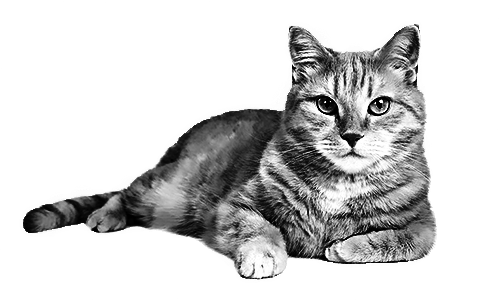
%> input picture facephase/P002/equalized/SHINEd_a11.tif, 500 x 300 px; its folder holds only this picture in this run
$ octave rect_space_scramble.m   (GNU Octave 9; MATLAB toolbox functions it lacks are replaced by stand-ins)
%> lines starting %> are read from the running program, lines starting %| are printed output that depends on the picture
images = dir('equalized\*.tif');
N = length(images);

for i = 1 : N
    filename = images(i).name;
    img = imread(['equalized\' filename]);
%> img is the input picture: size 300x500 uint8; min 0, max 255, mean 207.4

%     fore_ind = find(img~=255);
    fore_ind = length(img(:));
%> fore_ind = 150000
%     new_ind = fore_ind(randperm(length(fore_ind)));

    new_ind = randperm(fore_ind);
%     img(fore_ind) = img(new_ind);

    new_img = img;
    new_img(:) = img(new_ind);
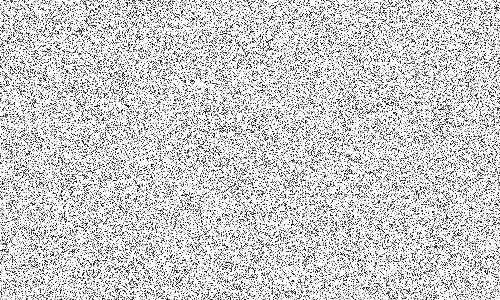
%> new_img: size 300x500 uint8; min 0, max 255, mean 207.4; mean of the top-left, top-right, bottom-left and bottom-right quarters 207, 207.6, 207.4, 207.7
    new_img = imresize(new_img, 0.6375);
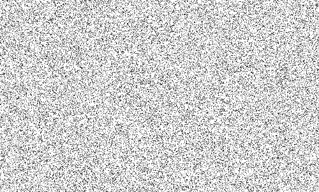
%> new_img: size 192x319 uint8; min 32, max 255, mean 206.9
    img(:) = 255;
%> img: size 300x500 uint8; every value is 255

    [r, c] = size(new_img);
%> r = 192; c = 319
    r_offset = floor((360 - r) / 2);
%> r_offset = 84
    c_offset = floor((600 - c) / 2);
%> c_offset = 140

    img(r_offset + 1 : r_offset + r, c_offset + 1 : c_offset + c) = new_img;
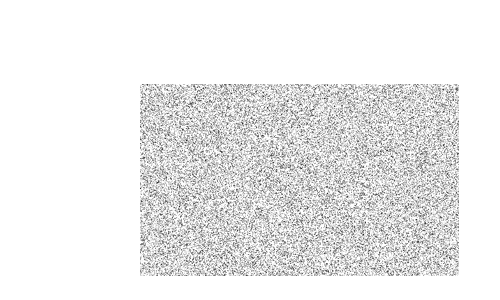
%> img: size 300x500 uint8; min 32, max 255, mean 235.3

    imwrite(img, ['rect_scrambled\space_scrambled\' filename]);
end

$ run again, on facephase/P002/equalized/SHINEd_u4.tif
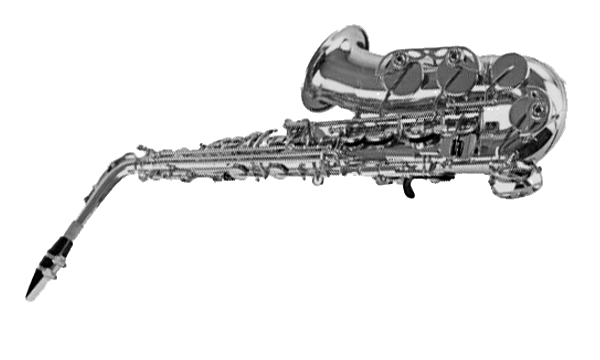
%> input picture facephase/P002/equalized/SHINEd_u4.tif, 600 x 360 px
%> img is the input picture: size 360x600 uint8; min 0, max 255, mean 227.7
%> fore_ind = 216000
%> `new_img = imresize(new_img, 0.6375);`:
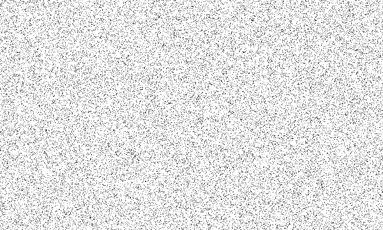
%> new_img: size 230x383 uint8; min 49, max 255, mean 226.7
%> `img(r_offset + 1 : r_offset + r, c_offset + 1 : c_offset + c) = new_img;`:
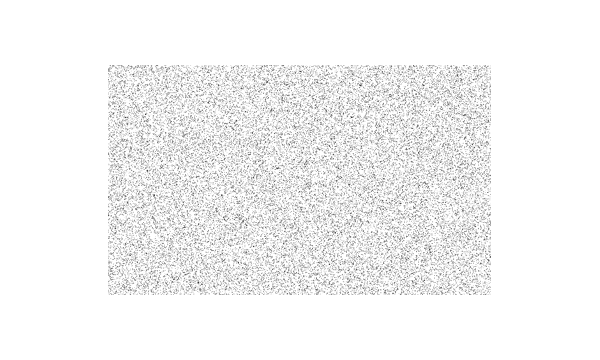
%> img: size 360x600 uint8; min 49, max 255, mean 243.5

$ run again, on facephase/P002/equalized/SHINEd_m7.tif
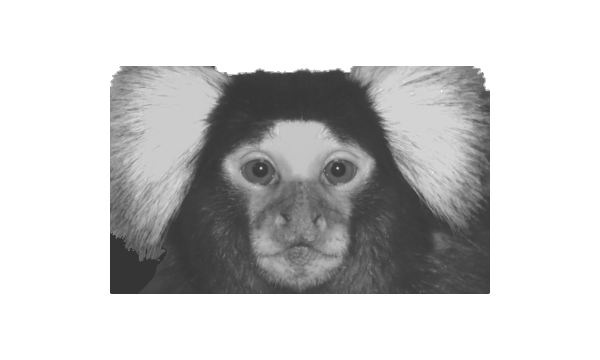
%> input picture facephase/P002/equalized/SHINEd_m7.tif, 600 x 360 px
%> img is the input picture: size 360x600 uint8; min 53, max 255, mean 201.4
%> fore_ind = 216000
%> `new_img = imresize(new_img, 0.6375);`:
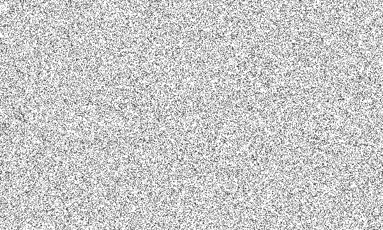
%> new_img: size 230x383 uint8; min 46, max 255, mean 201
%> `img(r_offset + 1 : r_offset + r, c_offset + 1 : c_offset + c) = new_img;`:
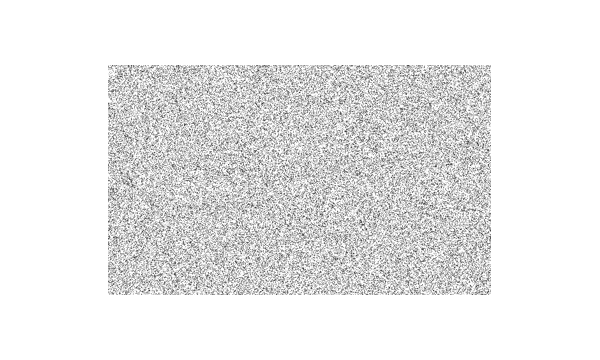
%> img: size 360x600 uint8; min 46, max 255, mean 233

$ run again, on facephase/P002/equalized/SHINEd_o13.tif
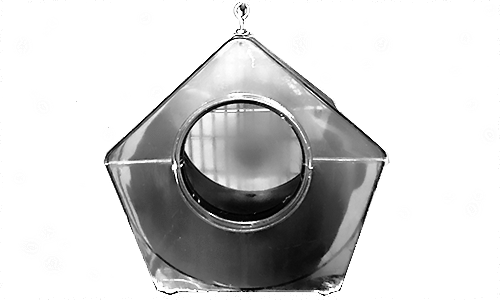
%> input picture facephase/P002/equalized/SHINEd_o13.tif, 500 x 300 px
%> img is the input picture: size 300x500 uint8; min 0, max 255, mean 208.7
%> fore_ind = 150000
%> `new_img = imresize(new_img, 0.6375);`:
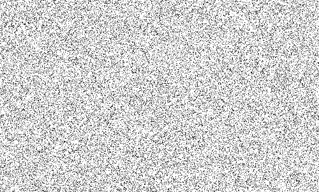
%> new_img: size 192x319 uint8; min 5, max 255, mean 208.1
%> `img(r_offset + 1 : r_offset + r, c_offset + 1 : c_offset + c) = new_img;`:
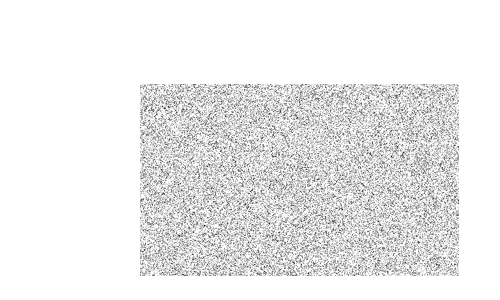
%> img: size 300x500 uint8; min 5, max 255, mean 235.8

$ run again, on facephase/P002/equalized/SHINEd_u3.tif
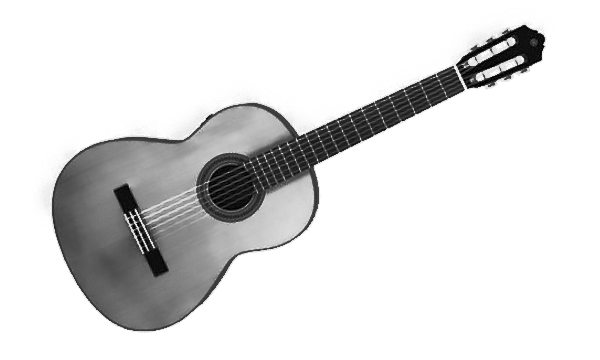
%> input picture facephase/P002/equalized/SHINEd_u3.tif, 600 x 360 px
%> img is the input picture: size 360x600 uint8; min 0, max 255, mean 221.8
%> fore_ind = 216000
%> `new_img = imresize(new_img, 0.6375);`:
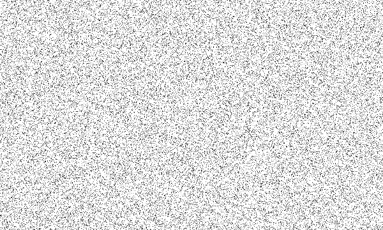
%> new_img: size 230x383 uint8; min 31, max 255, mean 220.9
%> `img(r_offset + 1 : r_offset + r, c_offset + 1 : c_offset + c) = new_img;`:
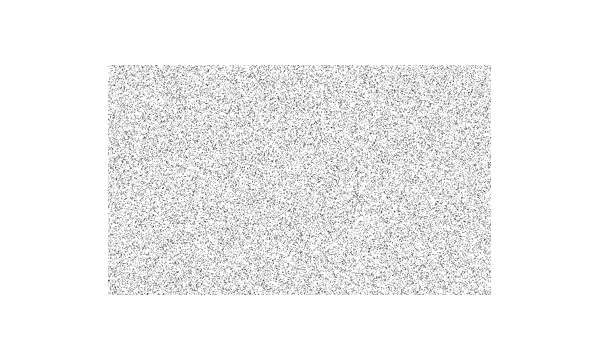
%> img: size 360x600 uint8; min 31, max 255, mean 241.1
